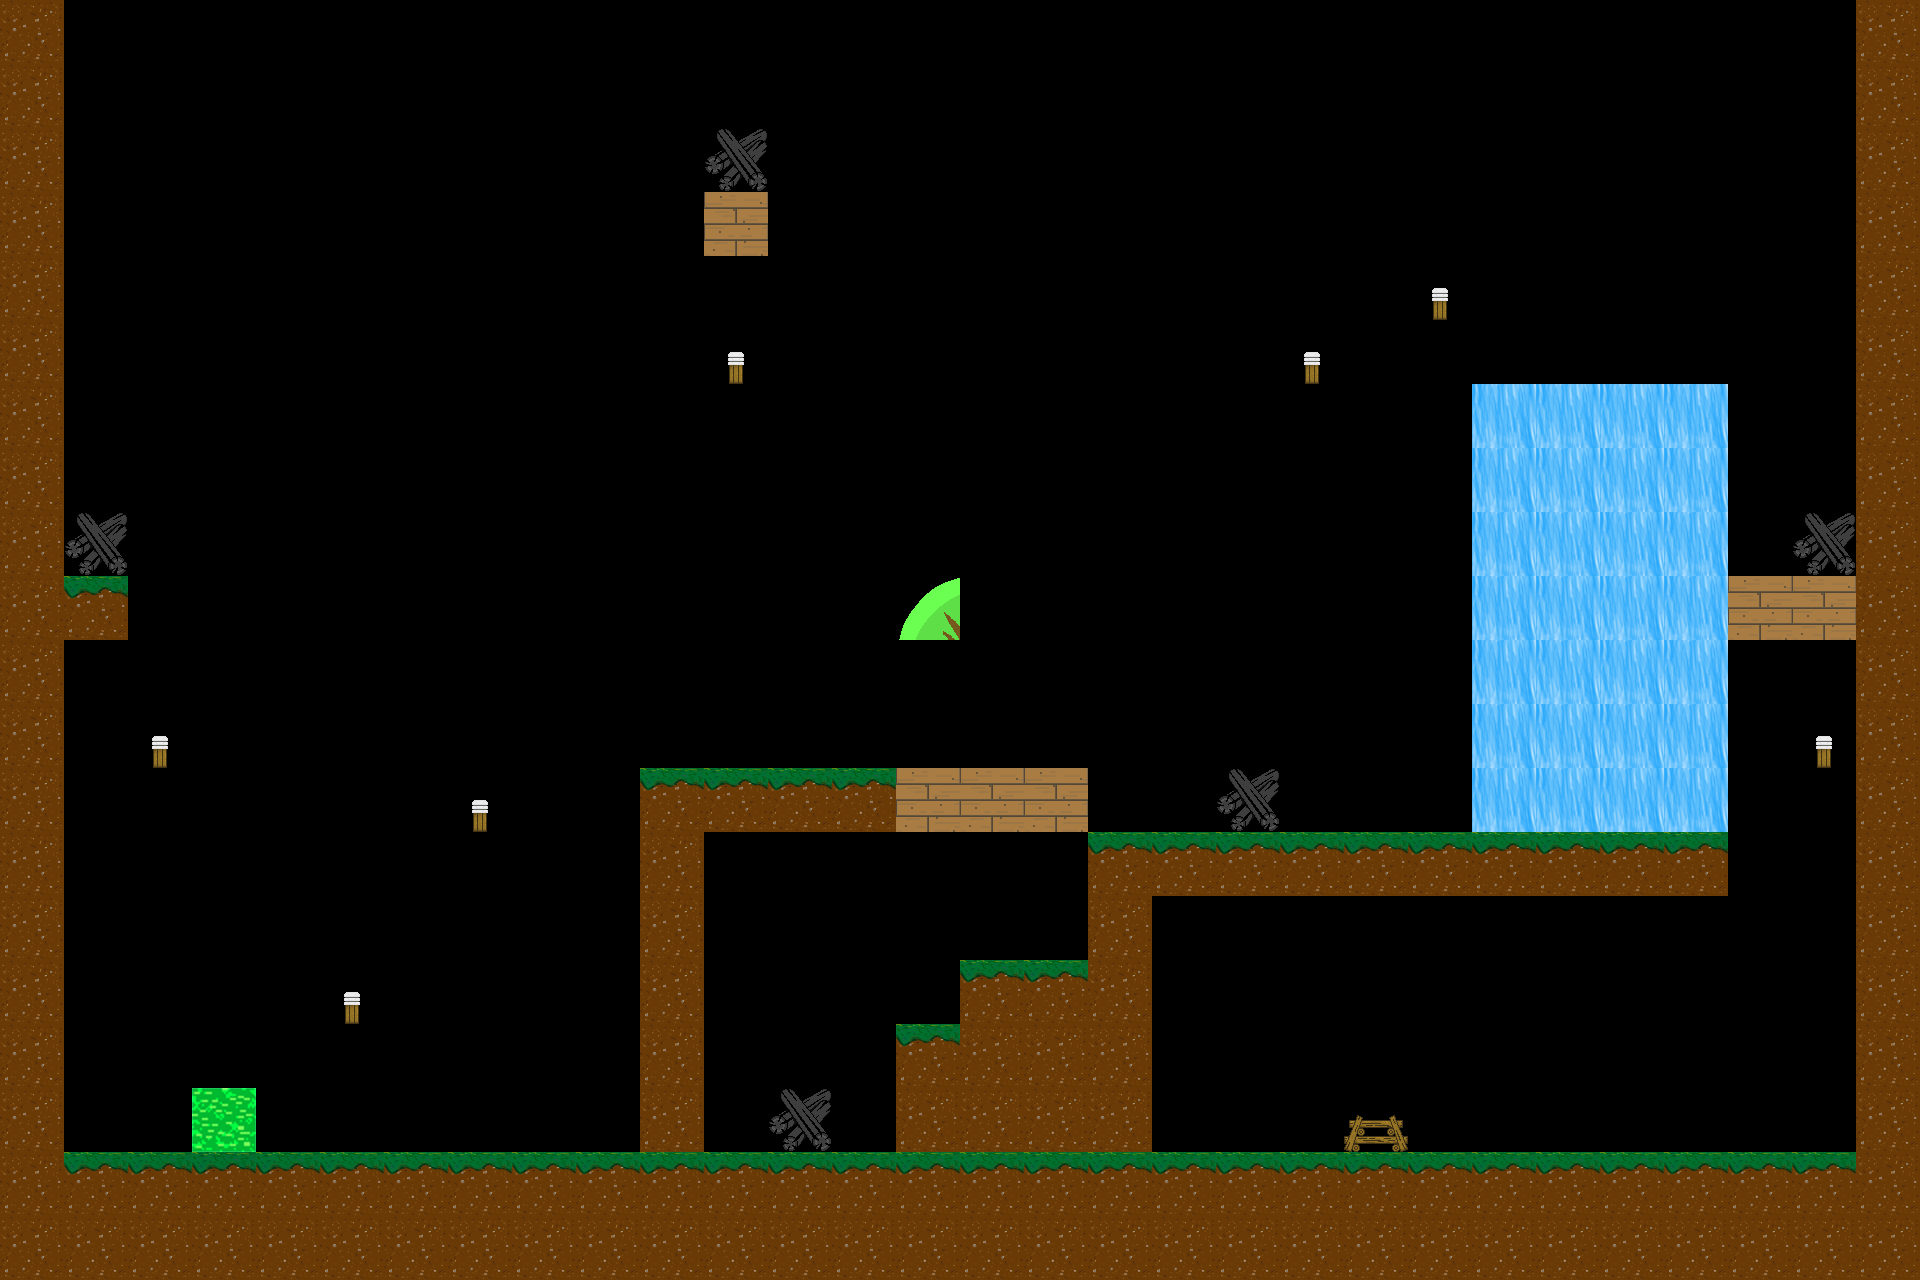

A 2D game scene composited from a Tiled map and its tileset images. What follows is a short description and the map's XML, with every tile layer's data as written:
An orthogonal 30x20 tile map with 64x64 px tiles, 1 tile layer (タイル・レイヤー1).

<map version="1.0" orientation="orthogonal" renderorder="right-down" width="30" height="20" tilewidth="64" tileheight="64" nextobjectid="1">
 <tileset firstgid="1" name="TileMapSource" tilewidth="64" tileheight="64" tilecount="36" columns="4">
  <image source="../../TeamWorkGame/TeamWorkGame/TeamWorkGameContent/Texture/TileMapSource.png" width="256" height="576" />
 </tileset>
 <layer name="タイル・レイヤー1" width="30" height="20">
  <data encoding="csv">
2,0,0,0,0,0,0,0,0,0,0,0,0,0,0,0,0,0,0,0,0,0,0,0,0,0,0,0,0,2,
2,0,0,0,0,0,0,0,0,0,0,0,0,0,0,0,0,0,0,0,0,0,0,0,0,0,0,0,0,2,
2,0,0,0,0,0,0,0,0,0,0,8,0,0,0,0,0,0,0,0,0,0,0,0,0,0,0,0,0,2,
2,0,0,0,0,0,0,0,0,0,0,12,0,0,0,0,0,0,0,0,0,0,0,0,0,0,0,0,0,2,
2,0,0,0,0,0,0,0,0,0,0,0,0,0,0,0,0,0,0,0,0,0,17,0,0,0,0,0,0,2,
2,0,0,0,0,0,0,0,0,0,0,18,0,0,0,0,0,0,0,0,18,0,0,0,0,0,0,0,0,2,
2,0,0,0,0,0,0,0,0,0,0,0,0,0,0,0,0,0,0,0,0,0,0,11,11,11,11,0,0,2,
2,0,0,0,0,0,0,0,0,0,0,0,0,0,0,0,0,0,0,0,0,0,0,11,11,11,11,0,0,2,
2,8,0,0,0,0,0,0,0,0,0,0,0,0,0,0,0,0,0,0,0,0,0,11,11,11,11,0,8,2,
2,3,0,0,0,0,0,0,0,0,0,0,0,0,13,0,0,0,0,0,0,0,0,11,11,11,11,12,12,2,
2,0,0,0,0,0,0,0,0,0,0,0,0,0,0,0,0,0,0,0,0,0,0,11,11,11,11,0,0,2,
2,0,17,0,0,0,0,0,0,0,0,0,0,0,0,0,0,0,0,0,0,0,0,11,11,11,11,0,18,2,
2,0,0,0,0,0,0,9,0,0,3,3,3,3,12,12,12,0,0,8,0,0,0,11,11,11,11,0,0,2,
2,0,0,0,0,0,0,0,0,0,2,0,0,0,0,0,0,3,3,3,3,3,3,3,3,3,3,0,0,2,
2,0,0,0,0,0,0,0,0,0,2,0,0,0,0,0,0,2,0,0,0,0,0,0,0,0,0,0,0,2,
2,0,0,0,0,9,0,0,0,0,2,0,0,0,0,3,3,2,0,0,0,0,0,0,0,0,0,0,0,2,
2,0,0,0,0,0,0,0,0,0,2,0,0,0,3,2,2,2,0,0,0,0,0,0,0,0,0,0,0,2,
2,0,0,1,0,0,0,0,0,0,2,0,8,0,2,2,2,2,0,0,0,10,0,0,0,0,0,0,0,2,
2,3,3,3,3,3,3,3,3,3,3,3,3,3,3,3,3,3,3,3,3,3,3,3,3,3,3,3,3,2,
2,2,2,2,2,2,2,2,2,2,2,2,2,2,2,2,2,2,2,2,2,2,2,2,2,2,2,2,2,2
</data>
 </layer>
</map>
